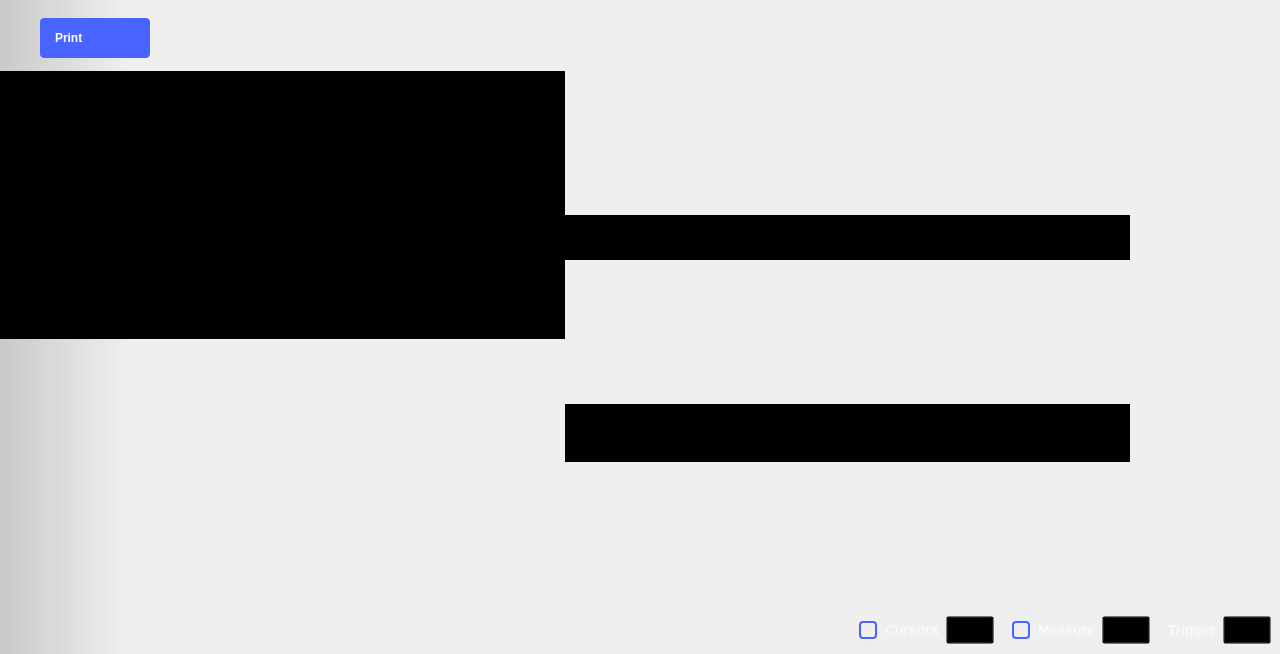
<?xml version="1.0" encoding="UTF-8"?>
<ui version="4.0">
 <class>Oscilloscope</class>
 <widget class="QWidget" name="Oscilloscope">
  <property name="geometry">
   <rect>
    <x>0</x>
    <y>0</y>
    <width>1280</width>
    <height>654</height>
   </rect>
  </property>
  <property name="sizePolicy">
   <sizepolicy hsizetype="MinimumExpanding" vsizetype="MinimumExpanding">
    <horstretch>0</horstretch>
    <verstretch>0</verstretch>
   </sizepolicy>
  </property>
  <property name="minimumSize">
   <size>
    <width>1280</width>
    <height>0</height>
   </size>
  </property>
  <property name="windowTitle">
   <string>Scopy Oscilloscope</string>
  </property>
  <layout class="QVBoxLayout" name="verticalLayout_2">
   <property name="spacing">
    <number>0</number>
   </property>
   <property name="leftMargin">
    <number>0</number>
   </property>
   <property name="topMargin">
    <number>0</number>
   </property>
   <property name="rightMargin">
    <number>0</number>
   </property>
   <property name="bottomMargin">
    <number>0</number>
   </property>
   <item>
    <widget class="adiscope::DetachDragZone" name="mainWidget" native="true">
     <property name="styleSheet">
      <string notr="true">#mainWidget {
background-color: qlineargradient(spread:pad, x1:0, y1:0, x2:0.1, y2:0, stop:0 rgba(0, 0, 0, 40), stop:1 transparent);
}</string>
     </property>
     <layout class="QVBoxLayout" name="verticalLayout_3">
      <property name="spacing">
       <number>0</number>
      </property>
      <property name="leftMargin">
       <number>0</number>
      </property>
      <property name="topMargin">
       <number>0</number>
      </property>
      <property name="rightMargin">
       <number>0</number>
      </property>
      <property name="bottomMargin">
       <number>0</number>
      </property>
      <item>
       <layout class="QHBoxLayout" name="hLayout_top_btn_area">
        <property name="spacing">
         <number>40</number>
        </property>
        <property name="topMargin">
         <number>15</number>
        </property>
        <property name="rightMargin">
         <number>40</number>
        </property>
        <property name="bottomMargin">
         <number>9</number>
        </property>
        <item>
         <spacer name="horizontalSpacer_7">
          <property name="orientation">
           <enum>Qt::Horizontal</enum>
          </property>
          <property name="sizeType">
           <enum>QSizePolicy::Fixed</enum>
          </property>
          <property name="sizeHint" stdset="0">
           <size>
            <width>40</width>
            <height>10</height>
           </size>
          </property>
         </spacer>
        </item>
        <item>
         <widget class="QPushButton" name="printBtn">
          <property name="layoutDirection">
           <enum>Qt::RightToLeft</enum>
          </property>
          <property name="styleSheet">
           <string notr="true">
QPushButton {
  width: 80px;
  height: 40px;

  text-align: left;
  font-weight: bold;
  padding-left: 15px;
  padding-right: 15px;
  border-radius: 4px;

  background-color: #4a64ff;
  color: #ffffff;

}

QPushButton:pressed {
  background-color: #2a44df;
}

QPushButton:hover {
	background-color: #4a34ff;
}</string>
          </property>
          <property name="text">
           <string>Print</string>
          </property>
          <property name="icon">
           <iconset resource="../resources/resources.qrc">
            <normaloff>:/icons/ic printer.svg</normaloff>:/icons/ic printer.svg</iconset>
          </property>
          <property name="iconSize">
           <size>
            <width>10</width>
            <height>10</height>
           </size>
          </property>
         </widget>
        </item>
        <item>
         <spacer name="horizontalSpacer_11">
          <property name="orientation">
           <enum>Qt::Horizontal</enum>
          </property>
          <property name="sizeType">
           <enum>QSizePolicy::Expanding</enum>
          </property>
          <property name="sizeHint" stdset="0">
           <size>
            <width>40</width>
            <height>20</height>
           </size>
          </property>
         </spacer>
        </item>
        <item>
         <widget class="adiscope::RunSingleWidget" name="runSingleWidget" native="true"/>
        </item>
        <item>
         <widget class="QWidget" name="widget" native="true">
          <property name="minimumSize">
           <size>
            <width>30</width>
            <height>0</height>
           </size>
          </property>
          <property name="styleSheet">
           <string notr="true">QPushButton {
  min-height: 40px;
  max-height: 40px;
  min-width: 60px;
  max-width: 60px;
  padding-top:5px
}

QPushButton:checked {
  border-top: 1px solid rgba(255,255,255,150);
}

QPushButton:!checked {
  border-top: 1px solid rgba(255,255,255,0);
}

QPushButton:!checked:hover {
  border-top: 1px solid rgba(255,255,255,0);
}

QPushButton:checked:hover {
  border-top: 1px solid rgba(255,255,255,200);
}</string>
          </property>
          <layout class="QHBoxLayout" name="horizontalLayout_3">
           <property name="spacing">
            <number>0</number>
           </property>
           <property name="leftMargin">
            <number>0</number>
           </property>
           <property name="topMargin">
            <number>0</number>
           </property>
           <property name="rightMargin">
            <number>0</number>
           </property>
           <property name="bottomMargin">
            <number>0</number>
           </property>
           <item>
            <widget class="adiscope::CustomPushButton" name="btnGeneralSettings">
             <property name="styleSheet">
              <string notr="true">QPushButton:checked {
  image: url(:/icons/gear_wheel_pressed.svg);
}

QPushButton:!checked {
  image: url(:/icons/gear_wheel.svg);
}


QPushButton:!checked:hover {
  image: url(:/icons/gear_wheel_hover.svg);
}

QPushButton:checked:hover {
  image: url(:/icons/gear_wheel_pressed.svg);
}</string>
             </property>
             <property name="text">
              <string/>
             </property>
             <property name="checkable">
              <bool>true</bool>
             </property>
             <attribute name="buttonGroup">
              <string notr="true">settings_group</string>
             </attribute>
            </widget>
           </item>
           <item>
            <widget class="QPushButton" name="btnSettings">
             <property name="styleSheet">
              <string notr="true">QPushButton:checked {
  image: url(:/icons/setup3_checked_hover.svg);
}

QPushButton:!checked {
  image: url(:/icons/setup3_unchecked.svg);
}

QPushButton:!checked:hover {
  image: url(:/icons/setup3_unchecked_hover.svg);
}

QPushButton:checked:hover {
  image: url(:/icons/setup3_checked_hover.svg);
}</string>
             </property>
             <property name="text">
              <string/>
             </property>
             <property name="checkable">
              <bool>true</bool>
             </property>
            </widget>
           </item>
          </layout>
         </widget>
        </item>
       </layout>
      </item>
      <item>
       <layout class="QHBoxLayout" name="hLayout_central_area">
        <property name="spacing">
         <number>0</number>
        </property>
        <property name="leftMargin">
         <number>0</number>
        </property>
        <property name="rightMargin">
         <number>0</number>
        </property>
        <item>
         <layout class="QVBoxLayout" name="plot_and_buffPreviewer">
          <item>
           <widget class="QWidget" name="hLayoutBufferPreview" native="true">
            <property name="styleSheet">
             <string notr="true">background-color:black;</string>
            </property>
            <layout class="QHBoxLayout" name="hLayout_buffPreview">
             <property name="spacing">
              <number>0</number>
             </property>
             <item>
              <spacer name="horizontalSpacer_4">
               <property name="orientation">
                <enum>Qt::Horizontal</enum>
               </property>
               <property name="sizeHint" stdset="0">
                <size>
                 <width>10</width>
                 <height>10</height>
                </size>
               </property>
              </spacer>
             </item>
             <item>
              <layout class="QVBoxLayout" name="vLayoutBufferSlot">
               <property name="spacing">
                <number>0</number>
               </property>
              </layout>
             </item>
             <item>
              <spacer name="horizontalSpacer_3">
               <property name="orientation">
                <enum>Qt::Horizontal</enum>
               </property>
               <property name="sizeHint" stdset="0">
                <size>
                 <width>10</width>
                 <height>10</height>
                </size>
               </property>
              </spacer>
             </item>
            </layout>
           </widget>
          </item>
          <item>
           <widget class="QWidget" name="widgetPlotContainer" native="true">
            <layout class="QGridLayout" name="gridLayout_5">
             <property name="leftMargin">
              <number>0</number>
             </property>
             <property name="topMargin">
              <number>0</number>
             </property>
             <property name="rightMargin">
              <number>0</number>
             </property>
             <property name="bottomMargin">
              <number>0</number>
             </property>
             <property name="spacing">
              <number>0</number>
             </property>
             <item row="0" column="0">
              <widget class="QWidget" name="container_fft_plot" native="true">
               <layout class="QGridLayout" name="gridLayoutFFT">
                <property name="leftMargin">
                 <number>20</number>
                </property>
                <property name="topMargin">
                 <number>0</number>
                </property>
                <property name="rightMargin">
                 <number>0</number>
                </property>
                <property name="bottomMargin">
                 <number>0</number>
                </property>
                <property name="horizontalSpacing">
                 <number>2</number>
                </property>
                <property name="verticalSpacing">
                 <number>0</number>
                </property>
                <item row="0" column="0">
                 <layout class="QHBoxLayout" name="hlayout_fft">
                  <property name="spacing">
                   <number>0</number>
                  </property>
                 </layout>
                </item>
               </layout>
              </widget>
             </item>
             <item row="2" column="0">
              <layout class="QVBoxLayout" name="plot_and_scales">
               <property name="spacing">
                <number>0</number>
               </property>
               <property name="topMargin">
                <number>0</number>
               </property>
               <property name="rightMargin">
                <number>0</number>
               </property>
               <property name="bottomMargin">
                <number>0</number>
               </property>
               <item>
                <layout class="QGridLayout" name="gridLayoutPlot">
                 <property name="leftMargin">
                  <number>25</number>
                 </property>
                 <property name="topMargin">
                  <number>0</number>
                 </property>
                 <property name="rightMargin">
                  <number>25</number>
                 </property>
                 <property name="bottomMargin">
                  <number>0</number>
                 </property>
                 <property name="spacing">
                  <number>0</number>
                 </property>
                </layout>
               </item>
               <item>
                <layout class="QHBoxLayout" name="scales">
                 <property name="spacing">
                  <number>0</number>
                 </property>
                 <property name="leftMargin">
                  <number>0</number>
                 </property>
                 <property name="topMargin">
                  <number>0</number>
                 </property>
                 <property name="bottomMargin">
                  <number>3</number>
                 </property>
                 <item>
                  <layout class="QHBoxLayout" name="chn_scales">
                   <property name="spacing">
                    <number>15</number>
                   </property>
                   <property name="leftMargin">
                    <number>10</number>
                   </property>
                  </layout>
                 </item>
                 <item>
                  <spacer name="horizontalSpacer">
                   <property name="orientation">
                    <enum>Qt::Horizontal</enum>
                   </property>
                   <property name="sizeHint" stdset="0">
                    <size>
                     <width>0</width>
                     <height>15</height>
                    </size>
                   </property>
                  </spacer>
                 </item>
                </layout>
               </item>
              </layout>
             </item>
             <item row="1" column="0">
              <layout class="QHBoxLayout" name="horizontalLayout_4">
               <property name="spacing">
                <number>0</number>
               </property>
               <property name="leftMargin">
                <number>20</number>
               </property>
               <property name="rightMargin">
                <number>20</number>
               </property>
               <item>
                <spacer name="horizontalSpacer_12">
                 <property name="orientation">
                  <enum>Qt::Horizontal</enum>
                 </property>
                 <property name="sizeType">
                  <enum>QSizePolicy::Fixed</enum>
                 </property>
                 <property name="sizeHint" stdset="0">
                  <size>
                   <width>20</width>
                   <height>20</height>
                  </size>
                 </property>
                </spacer>
               </item>
               <item>
                <widget class="QWidget" name="hist_widget" native="true">
                 <property name="sizePolicy">
                  <sizepolicy hsizetype="Expanding" vsizetype="Preferred">
                   <horstretch>0</horstretch>
                   <verstretch>0</verstretch>
                  </sizepolicy>
                 </property>
                 <property name="minimumSize">
                  <size>
                   <width>20</width>
                   <height>0</height>
                  </size>
                 </property>
                 <layout class="QHBoxLayout" name="hist_layout">
                  <property name="spacing">
                   <number>0</number>
                  </property>
                  <property name="leftMargin">
                   <number>0</number>
                  </property>
                  <property name="topMargin">
                   <number>0</number>
                  </property>
                  <property name="rightMargin">
                   <number>0</number>
                  </property>
                  <property name="bottomMargin">
                   <number>0</number>
                  </property>
                 </layout>
                </widget>
               </item>
               <item>
                <spacer name="horizontalSpacer_13">
                 <property name="orientation">
                  <enum>Qt::Horizontal</enum>
                 </property>
                 <property name="sizeType">
                  <enum>QSizePolicy::Fixed</enum>
                 </property>
                 <property name="sizeHint" stdset="0">
                  <size>
                   <width>20</width>
                   <height>20</height>
                  </size>
                 </property>
                </spacer>
               </item>
              </layout>
             </item>
            </layout>
           </widget>
          </item>
         </layout>
        </item>
        <item>
         <widget class="QWidget" name="xy_plot_container" native="true">
          <property name="minimumSize">
           <size>
            <width>0</width>
            <height>0</height>
           </size>
          </property>
          <layout class="QGridLayout" name="gridLayout">
           <property name="leftMargin">
            <number>0</number>
           </property>
           <property name="topMargin">
            <number>0</number>
           </property>
           <property name="rightMargin">
            <number>0</number>
           </property>
           <property name="bottomMargin">
            <number>0</number>
           </property>
           <property name="spacing">
            <number>0</number>
           </property>
           <item row="0" column="0">
            <widget class="QWidget" name="widget_xy_plot_top" native="true">
             <property name="sizePolicy">
              <sizepolicy hsizetype="Minimum" vsizetype="Minimum">
               <horstretch>0</horstretch>
               <verstretch>0</verstretch>
              </sizepolicy>
             </property>
             <property name="minimumSize">
              <size>
               <width>0</width>
               <height>45</height>
              </size>
             </property>
             <property name="maximumSize">
              <size>
               <width>16777215</width>
               <height>45</height>
              </size>
             </property>
             <property name="styleSheet">
              <string notr="true">background-color: black;</string>
             </property>
             <layout class="QHBoxLayout" name="horizontalLayout">
              <property name="spacing">
               <number>0</number>
              </property>
              <property name="leftMargin">
               <number>0</number>
              </property>
              <property name="topMargin">
               <number>0</number>
              </property>
              <property name="rightMargin">
               <number>0</number>
              </property>
              <property name="bottomMargin">
               <number>0</number>
              </property>
              <item>
               <layout class="QVBoxLayout" name="verticalLayout_5">
                <property name="spacing">
                 <number>0</number>
                </property>
                <property name="topMargin">
                 <number>3</number>
                </property>
                <property name="rightMargin">
                 <number>0</number>
                </property>
                <property name="bottomMargin">
                 <number>3</number>
                </property>
               </layout>
              </item>
              <item>
               <spacer name="horizontalSpacer_2">
                <property name="orientation">
                 <enum>Qt::Horizontal</enum>
                </property>
                <property name="sizeHint" stdset="0">
                 <size>
                  <width>0</width>
                  <height>10</height>
                 </size>
                </property>
               </spacer>
              </item>
              <item>
               <spacer name="horizontalSpacer_5">
                <property name="orientation">
                 <enum>Qt::Horizontal</enum>
                </property>
                <property name="sizeType">
                 <enum>QSizePolicy::Fixed</enum>
                </property>
                <property name="sizeHint" stdset="0">
                 <size>
                  <width>2</width>
                  <height>10</height>
                 </size>
                </property>
               </spacer>
              </item>
             </layout>
            </widget>
           </item>
           <item row="1" column="0">
            <widget class="QWidget" name="widget_xy_plot_bottom" native="true">
             <property name="sizePolicy">
              <sizepolicy hsizetype="Minimum" vsizetype="Minimum">
               <horstretch>0</horstretch>
               <verstretch>0</verstretch>
              </sizepolicy>
             </property>
             <property name="minimumSize">
              <size>
               <width>0</width>
               <height>58</height>
              </size>
             </property>
             <property name="maximumSize">
              <size>
               <width>16777215</width>
               <height>58</height>
              </size>
             </property>
             <property name="styleSheet">
              <string notr="true">background-color: black;</string>
             </property>
             <layout class="QHBoxLayout" name="horizontalLayout_2">
              <property name="spacing">
               <number>0</number>
              </property>
              <property name="leftMargin">
               <number>0</number>
              </property>
              <property name="topMargin">
               <number>0</number>
              </property>
              <property name="rightMargin">
               <number>0</number>
              </property>
              <property name="bottomMargin">
               <number>0</number>
              </property>
              <item>
               <spacer name="horizontalSpacer_6">
                <property name="orientation">
                 <enum>Qt::Horizontal</enum>
                </property>
                <property name="sizeHint" stdset="0">
                 <size>
                  <width>399</width>
                  <height>0</height>
                 </size>
                </property>
               </spacer>
              </item>
              <item>
               <layout class="QVBoxLayout" name="verticalLayout_4">
                <property name="spacing">
                 <number>0</number>
                </property>
                <property name="rightMargin">
                 <number>0</number>
                </property>
               </layout>
              </item>
              <item>
               <spacer name="horizontalSpacer_10">
                <property name="orientation">
                 <enum>Qt::Horizontal</enum>
                </property>
                <property name="sizeType">
                 <enum>QSizePolicy::Fixed</enum>
                </property>
                <property name="sizeHint" stdset="0">
                 <size>
                  <width>5</width>
                  <height>0</height>
                 </size>
                </property>
               </spacer>
              </item>
             </layout>
            </widget>
           </item>
          </layout>
         </widget>
        </item>
        <item>
         <layout class="QVBoxLayout" name="vLayout_for_rightMenu">
          <property name="topMargin">
           <number>0</number>
          </property>
          <item>
           <widget class="adiscope::MenuAnim" name="rightMenu" native="true">
            <property name="sizePolicy">
             <sizepolicy hsizetype="Maximum" vsizetype="Preferred">
              <horstretch>0</horstretch>
              <verstretch>0</verstretch>
             </sizepolicy>
            </property>
            <property name="minimumSize">
             <size>
              <width>0</width>
              <height>0</height>
             </size>
            </property>
            <layout class="QVBoxLayout" name="verticalLayout">
             <property name="spacing">
              <number>0</number>
             </property>
             <property name="leftMargin">
              <number>0</number>
             </property>
             <property name="topMargin">
              <number>20</number>
             </property>
             <property name="rightMargin">
              <number>0</number>
             </property>
             <property name="bottomMargin">
              <number>0</number>
             </property>
             <item>
              <widget class="QStackedWidget" name="stackedWidget">
               <property name="sizePolicy">
                <sizepolicy hsizetype="Minimum" vsizetype="Preferred">
                 <horstretch>0</horstretch>
                 <verstretch>0</verstretch>
                </sizepolicy>
               </property>
               <widget class="QWidget" name="channelSettings"/>
               <widget class="QWidget" name="logicSettings">
                <property name="minimumSize">
                 <size>
                  <width>150</width>
                  <height>0</height>
                 </size>
                </property>
                <property name="styleSheet">
                 <string notr="true">QCheckBox {
  spacing: 8px;
  background-color: transparent;
  font-size: 14px;
  font-weight: bold;

color: rgba(255, 255, 255, 153);
}

QCheckBox::indicator {
width: 14px;
  height: 14px;
  border: 2px solid rgb(74,100,255);
  border-radius: 4px;
}
QCheckBox::indicator:unchecked { background-color: transparent; }
QCheckBox::indicator:checked { background-color: rgb(74,100,255); }

QPushButton {
width: 40px;
  height: 20px;
  background-color: transparent;
}
QPushButton:pressed { border-image: url(:/icons/setup_btn_checked.svg); }
QPushButton:!pressed { border-image: url(:/icons/setup_btn_unchecked.svg); }
QPushButton:hover:!pressed:!checked { border-image: url(:/icons/setup_btn_hover.svg); }
QPushButton:checked { border-image: url(:/icons/setup_btn_checked.svg); }

QLabel {
font-size: 14px;
  font-weight: bold;

color: rgba(255, 255, 255, 153);
}</string>
                </property>
                <layout class="QVBoxLayout" name="logicSettingsLayout">
                 <property name="spacing">
                  <number>0</number>
                 </property>
                 <property name="leftMargin">
                  <number>0</number>
                 </property>
                 <property name="topMargin">
                  <number>0</number>
                 </property>
                 <property name="rightMargin">
                  <number>0</number>
                 </property>
                 <property name="bottomMargin">
                  <number>0</number>
                 </property>
                </layout>
               </widget>
               <widget class="QWidget" name="cursorsSettings"/>
               <widget class="QWidget" name="measureSettings"/>
               <widget class="QWidget" name="generalSettings"/>
              </widget>
             </item>
            </layout>
           </widget>
          </item>
         </layout>
        </item>
       </layout>
      </item>
      <item>
       <layout class="QHBoxLayout" name="hLayout_bottom_btn_area">
        <property name="spacing">
         <number>0</number>
        </property>
        <item>
         <layout class="QHBoxLayout" name="channelsList">
          <property name="leftMargin">
           <number>0</number>
          </property>
          <property name="rightMargin">
           <number>0</number>
          </property>
         </layout>
        </item>
        <item>
         <widget class="adiscope::CustomPushButton" name="btnAddMath">
          <property name="text">
           <string/>
          </property>
          <property name="icon">
           <iconset resource="../resources/resources.qrc">
            <normaloff>:/menu/add.svg</normaloff>:/menu/add.svg</iconset>
          </property>
          <property name="checkable">
           <bool>true</bool>
          </property>
          <property name="flat">
           <bool>true</bool>
          </property>
          <attribute name="buttonGroup">
           <string notr="true">settings_group</string>
          </attribute>
         </widget>
        </item>
        <item>
         <spacer name="horizontalSpacer_15">
          <property name="orientation">
           <enum>Qt::Horizontal</enum>
          </property>
          <property name="sizeType">
           <enum>QSizePolicy::Expanding</enum>
          </property>
          <property name="sizeHint" stdset="0">
           <size>
            <width>40</width>
            <height>20</height>
           </size>
          </property>
         </spacer>
        </item>
        <item>
         <widget class="QWidget" name="widget_3" native="true">
          <property name="sizePolicy">
           <sizepolicy hsizetype="Preferred" vsizetype="Fixed">
            <horstretch>0</horstretch>
            <verstretch>0</verstretch>
           </sizepolicy>
          </property>
          <property name="minimumSize">
           <size>
            <width>0</width>
            <height>48</height>
           </size>
          </property>
          <property name="styleSheet">
           <string notr="true">QCheckBox {
  spacing: 8px;
  background-color: transparent;
  font-size: 14px;
  font-weight: bold;
  
  color: rgba(255, 255, 255, 153);
}

QCheckBox::indicator {
  width: 14px;
  height: 14px;
  border: 2px solid rgb(74,100,255);
  border-radius: 4px;
}
QCheckBox::indicator:unchecked { background-color: transparent; }
QCheckBox::indicator:checked { background-color: rgb(74,100,255); }

QPushButton {
  width: 40px;
  height: 20px;
  background-color: transparent;
}
QPushButton:pressed { border-image: url(:/icons/setup_btn_checked.svg); }
QPushButton:!pressed { border-image: url(:/icons/setup_btn_unchecked.svg); }
QPushButton:hover:!pressed:!checked { border-image: url(:/icons/setup_btn_hover.svg); }
QPushButton:checked { border-image: url(:/icons/setup_btn_checked.svg); }

QLabel {
  font-size: 14px;
  font-weight: bold;
  
  color: rgba(255, 255, 255, 153);
}</string>
          </property>
          <layout class="QHBoxLayout" name="horizontalLayout_6">
           <item>
            <widget class="QCheckBox" name="boxCursors">
             <property name="text">
              <string>Cursors</string>
             </property>
            </widget>
           </item>
           <item>
            <widget class="adiscope::CustomPushButton" name="btnCursors">
             <property name="enabled">
              <bool>false</bool>
             </property>
             <property name="text">
              <string/>
             </property>
             <property name="checkable">
              <bool>true</bool>
             </property>
             <attribute name="buttonGroup">
              <string notr="true">settings_group</string>
             </attribute>
            </widget>
           </item>
           <item>
            <spacer name="horizontalSpacer_9">
             <property name="orientation">
              <enum>Qt::Horizontal</enum>
             </property>
             <property name="sizeType">
              <enum>QSizePolicy::Fixed</enum>
             </property>
             <property name="sizeHint" stdset="0">
              <size>
               <width>12</width>
               <height>0</height>
              </size>
             </property>
            </spacer>
           </item>
           <item>
            <widget class="QCheckBox" name="boxMeasure">
             <property name="text">
              <string>Measure</string>
             </property>
            </widget>
           </item>
           <item>
            <widget class="adiscope::CustomPushButton" name="btnMeasure">
             <property name="enabled">
              <bool>false</bool>
             </property>
             <property name="text">
              <string/>
             </property>
             <property name="checkable">
              <bool>true</bool>
             </property>
             <attribute name="buttonGroup">
              <string notr="true">settings_group</string>
             </attribute>
            </widget>
           </item>
           <item>
            <spacer name="horizontalSpacer_8">
             <property name="orientation">
              <enum>Qt::Horizontal</enum>
             </property>
             <property name="sizeType">
              <enum>QSizePolicy::Fixed</enum>
             </property>
             <property name="sizeHint" stdset="0">
              <size>
               <width>12</width>
               <height>0</height>
              </size>
             </property>
            </spacer>
           </item>
           <item>
            <widget class="QLabel" name="label_4">
             <property name="text">
              <string>Trigger</string>
             </property>
            </widget>
           </item>
           <item>
            <widget class="adiscope::CustomPushButton" name="btnTrigger">
             <property name="text">
              <string/>
             </property>
             <property name="checkable">
              <bool>true</bool>
             </property>
             <attribute name="buttonGroup">
              <string notr="true">settings_group</string>
             </attribute>
            </widget>
           </item>
          </layout>
         </widget>
        </item>
       </layout>
      </item>
     </layout>
    </widget>
   </item>
  </layout>
  <action name="actionClose">
   <property name="text">
    <string>Close</string>
   </property>
  </action>
 </widget>
 <customwidgets>
  <customwidget>
   <class>adiscope::DetachDragZone</class>
   <extends>QWidget</extends>
   <header>detachdragzone.h</header>
   <container>1</container>
  </customwidget>
  <customwidget>
   <class>adiscope::MenuAnim</class>
   <extends>QWidget</extends>
   <header>menu_anim.hpp</header>
   <container>1</container>
  </customwidget>
  <customwidget>
   <class>adiscope::CustomPushButton</class>
   <extends>QPushButton</extends>
   <header>customPushButton.hpp</header>
  </customwidget>
  <customwidget>
   <class>adiscope::RunSingleWidget</class>
   <extends>QWidget</extends>
   <header>runsinglewidget.h</header>
   <container>1</container>
  </customwidget>
 </customwidgets>
 <resources>
  <include location="../resources/resources.qrc"/>
 </resources>
 <connections>
  <connection>
   <sender>btnTrigger</sender>
   <signal>toggled(bool)</signal>
   <receiver>btnSettings</receiver>
   <slot>setChecked(bool)</slot>
   <hints>
    <hint type="sourcelabel">
     <x>1157</x>
     <y>628</y>
    </hint>
    <hint type="destinationlabel">
     <x>1116</x>
     <y>40</y>
    </hint>
   </hints>
  </connection>
  <connection>
   <sender>btnMeasure</sender>
   <signal>toggled(bool)</signal>
   <receiver>btnSettings</receiver>
   <slot>setChecked(bool)</slot>
   <hints>
    <hint type="sourcelabel">
     <x>1031</x>
     <y>628</y>
    </hint>
    <hint type="destinationlabel">
     <x>1116</x>
     <y>40</y>
    </hint>
   </hints>
  </connection>
  <connection>
   <sender>btnCursors</sender>
   <signal>toggled(bool)</signal>
   <receiver>btnSettings</receiver>
   <slot>setChecked(bool)</slot>
   <hints>
    <hint type="sourcelabel">
     <x>878</x>
     <y>628</y>
    </hint>
    <hint type="destinationlabel">
     <x>1116</x>
     <y>40</y>
    </hint>
   </hints>
  </connection>
  <connection>
   <sender>boxMeasure</sender>
   <signal>toggled(bool)</signal>
   <receiver>btnMeasure</receiver>
   <slot>setEnabled(bool)</slot>
   <hints>
    <hint type="sourcelabel">
     <x>964</x>
     <y>628</y>
    </hint>
    <hint type="destinationlabel">
     <x>1031</x>
     <y>628</y>
    </hint>
   </hints>
  </connection>
  <connection>
   <sender>boxCursors</sender>
   <signal>toggled(bool)</signal>
   <receiver>btnCursors</receiver>
   <slot>setEnabled(bool)</slot>
   <hints>
    <hint type="sourcelabel">
     <x>811</x>
     <y>628</y>
    </hint>
    <hint type="destinationlabel">
     <x>878</x>
     <y>628</y>
    </hint>
   </hints>
  </connection>
 </connections>
 <buttongroups>
  <buttongroup name="settings_group"/>
 </buttongroups>
</ui>
